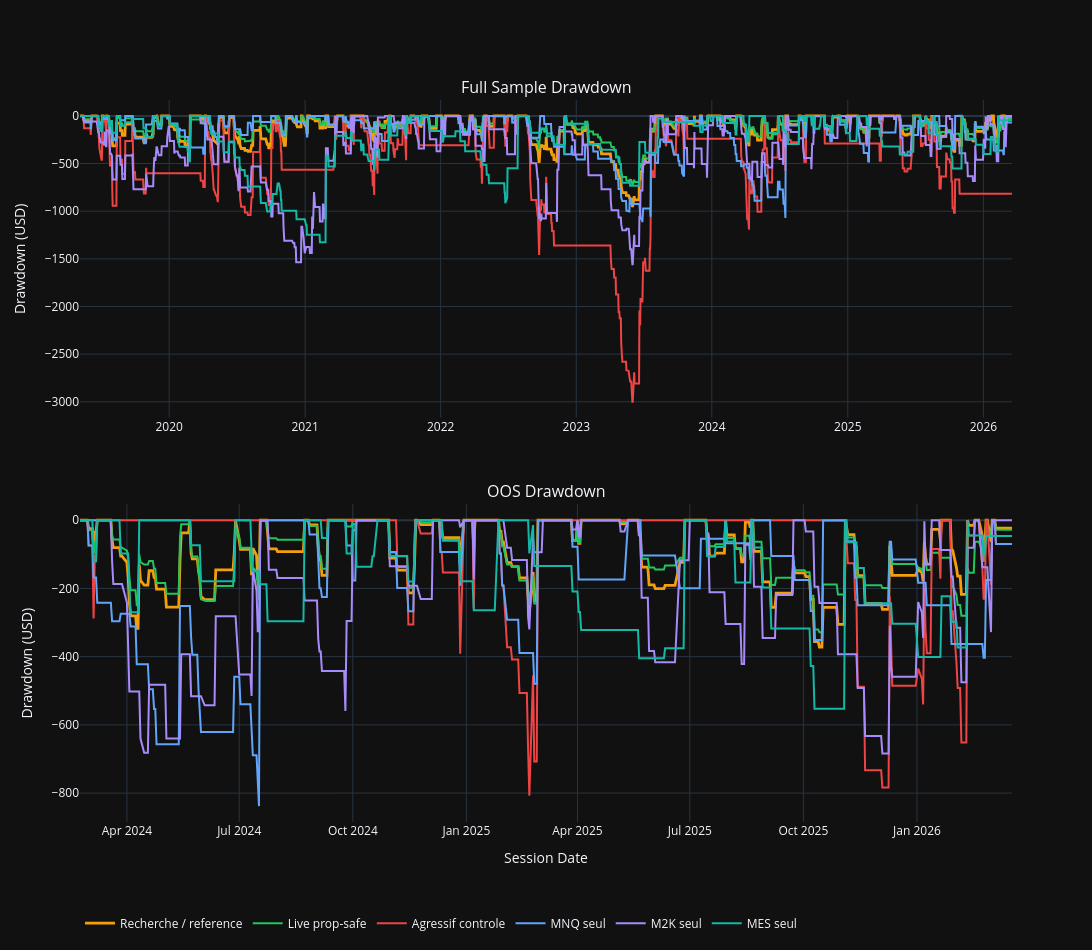

Notebook cell for this chart:
### Code cell
display(Markdown("## 4. Drawdown Curves"))

fig = make_subplots(
    rows=2,
    cols=1,
    vertical_spacing=0.12,
    subplot_titles=("Full Sample Drawdown", "OOS Drawdown"),
)

for portfolio_name in selected_portfolios:
    label = display_names.get(portfolio_name, portfolio_name)
    color = color_map.get(label, "#d4d4d4")

    full_frame = selected_full.loc[selected_full["portfolio_variant_name"].astype(str) == portfolio_name].copy()
    if not full_frame.empty:
        fig.add_trace(
            go.Scatter(
                x=full_frame["session_date"],
                y=full_frame["drawdown_usd"],
                mode="lines",
                name=label,
                legendgroup=label,
                line=dict(color=color, width=2.8 if portfolio_name == RESEARCH_VARIANT else 2.0),
            ),
            row=1,
            col=1,
        )

    oos_frame = selected_oos.loc[selected_oos["portfolio_variant_name"].astype(str) == portfolio_name].copy()
    if not oos_frame.empty:
        fig.add_trace(
            go.Scatter(
                x=oos_frame["session_date"],
                y=oos_frame["drawdown_usd"],
                mode="lines",
                name=f"{label} OOS",
                legendgroup=label,
                showlegend=False,
                line=dict(color=color, width=2.8 if portfolio_name == RESEARCH_VARIANT else 2.0),
            ),
            row=2,
            col=1,
        )

fig.update_yaxes(title_text="Drawdown (USD)", row=1, col=1)
fig.update_yaxes(title_text="Drawdown (USD)", row=2, col=1)
fig.update_xaxes(title_text="Session Date", row=2, col=1)
fig.update_layout(template=PLOT_TEMPLATE, height=950, width=1550, legend=dict(orientation="h", y=-0.12, x=0.0))
fig.show()

### Figure 1 — Plotly figure (JSON) as saved in the notebook; plotly's stock layout.template omitted (floating-point values rounded to 4 significant figures; data arrays with more than 128 entries replaced by an {"elided": "..."} marker saying what was removed)
{"data": [{"legendgroup": "Recherche / reference", "line": {"color": "#f59e0b", "width": 2.8}, "mode": "lines", "name": "Recherche / reference", "type": "scatter", "x": {"elided": "1747 str values"}, "xaxis": "x", "y": {"elided": "1747 float values"}, "yaxis": "y"}, {"legendgroup": "Recherche / reference", "line": {"color": "#f59e0b", "width": 2.8}, "mode": "lines", "name": "Recherche / reference OOS", "showlegend": false, "type": "scatter", "x": {"elided": "525 str values"}, "xaxis": "x2", "y": {"elided": "525 float values"}, "yaxis": "y2"}, {"legendgroup": "Live prop-safe", "line": {"color": "#22c55e", "width": 2.0}, "mode": "lines", "name": "Live prop-safe", "type": "scatter", "x": {"elided": "1747 str values"}, "xaxis": "x", "y": {"elided": "1747 float values"}, "yaxis": "y"}, {"legendgroup": "Live prop-safe", "line": {"color": "#22c55e", "width": 2.0}, "mode": "lines", "name": "Live prop-safe OOS", "showlegend": false, "type": "scatter", "x": {"elided": "525 str values"}, "xaxis": "x2", "y": {"elided": "525 float values"}, "yaxis": "y2"}, {"legendgroup": "Agressif controle", "line": {"color": "#ef4444", "width": 2.0}, "mode": "lines", "name": "Agressif controle", "type": "scatter", "x": {"elided": "1747 str values"}, "xaxis": "x", "y": {"elided": "1747 float values"}, "yaxis": "y"}, {"legendgroup": "Agressif controle", "line": {"color": "#ef4444", "width": 2.0}, "mode": "lines", "name": "Agressif controle OOS", "showlegend": false, "type": "scatter", "x": {"elided": "525 str values"}, "xaxis": "x2", "y": {"elided": "525 float values"}, "yaxis": "y2"}, {"legendgroup": "MNQ seul", "line": {"color": "#60a5fa", "width": 2.0}, "mode": "lines", "name": "MNQ seul", "type": "scatter", "x": {"elided": "1747 str values"}, "xaxis": "x", "y": {"elided": "1747 float values"}, "yaxis": "y"}, {"legendgroup": "MNQ seul", "line": {"color": "#60a5fa", "width": 2.0}, "mode": "lines", "name": "MNQ seul OOS", "showlegend": false, "type": "scatter", "x": {"elided": "525 str values"}, "xaxis": "x2", "y": {"elided": "525 float values"}, "yaxis": "y2"}, {"legendgroup": "M2K seul", "line": {"color": "#a78bfa", "width": 2.0}, "mode": "lines", "name": "M2K seul", "type": "scatter", "x": {"elided": "1747 str values"}, "xaxis": "x", "y": {"elided": "1747 float values"}, "yaxis": "y"}, {"legendgroup": "M2K seul", "line": {"color": "#a78bfa", "width": 2.0}, "mode": "lines", "name": "M2K seul OOS", "showlegend": false, "type": "scatter", "x": {"elided": "525 str values"}, "xaxis": "x2", "y": {"elided": "525 float values"}, "yaxis": "y2"}, {"legendgroup": "MES seul", "line": {"color": "#14b8a6", "width": 2.0}, "mode": "lines", "name": "MES seul", "type": "scatter", "x": {"elided": "1747 str values"}, "xaxis": "x", "y": {"elided": "1747 float values"}, "yaxis": "y"}, {"legendgroup": "MES seul", "line": {"color": "#14b8a6", "width": 2.0}, "mode": "lines", "name": "MES seul OOS", "showlegend": false, "type": "scatter", "x": {"elided": "525 str values"}, "xaxis": "x2", "y": {"elided": "525 float values"}, "yaxis": "y2"}], "layout": {"annotations": [{"font": {"size": 16}, "showarrow": false, "text": "Full Sample Drawdown", "x": 0.5, "xanchor": "center", "xref": "paper", "y": 1.0, "yanchor": "bottom", "yref": "paper"}, {"font": {"size": 16}, "showarrow": false, "text": "OOS Drawdown", "x": 0.5, "xanchor": "center", "xref": "paper", "y": 0.44, "yanchor": "bottom", "yref": "paper"}], "height": 950, "legend": {"orientation": "h", "x": 0.0, "y": -0.12}, "width": 1550, "xaxis": {"anchor": "y", "domain": [0.0, 1.0]}, "xaxis2": {"anchor": "y2", "domain": [0.0, 1.0], "title": {"text": "Session Date"}}, "yaxis": {"anchor": "x", "domain": [0.56, 1.0], "title": {"text": "Drawdown (USD)"}}, "yaxis2": {"anchor": "x2", "domain": [0.0, 0.44], "title": {"text": "Drawdown (USD)"}}}}
